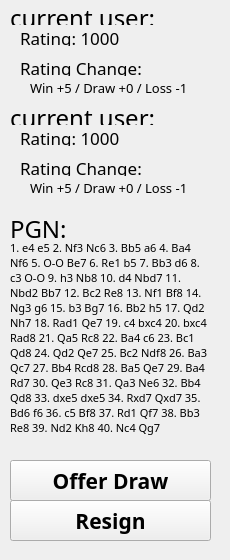
<?xml version="1.0" encoding="UTF-8"?>
<ui version="4.0">
 <class>Form</class>
 <widget class="QWidget" name="Form">
  <property name="geometry">
   <rect>
    <x>0</x>
    <y>0</y>
    <width>230</width>
    <height>560</height>
   </rect>
  </property>
  <property name="windowTitle">
   <string>Form</string>
  </property>
  <widget class="QLabel" name="currentUserLabel">
   <property name="geometry">
    <rect>
     <x>10</x>
     <y>10</y>
     <width>201</width>
     <height>15</height>
    </rect>
   </property>
   <property name="font">
    <font>
     <family>Fira Code</family>
     <pointsize>18</pointsize>
     <fontweight>Medium</fontweight>
    </font>
   </property>
   <property name="text">
    <string>current user:</string>
   </property>
  </widget>
  <widget class="QLabel" name="currentUserRatingLabel">
   <property name="geometry">
    <rect>
     <x>20</x>
     <y>30</y>
     <width>191</width>
     <height>16</height>
    </rect>
   </property>
   <property name="font">
    <font>
     <family>Fira Code</family>
     <pointsize>13</pointsize>
     <fontweight>Light</fontweight>
    </font>
   </property>
   <property name="text">
    <string>Rating: 1000</string>
   </property>
  </widget>
  <widget class="QLabel" name="currentUserRatingOutcome">
   <property name="geometry">
    <rect>
     <x>20</x>
     <y>60</y>
     <width>191</width>
     <height>16</height>
    </rect>
   </property>
   <property name="font">
    <font>
     <family>Fira Code</family>
     <pointsize>13</pointsize>
     <fontweight>Light</fontweight>
    </font>
   </property>
   <property name="text">
    <string>Rating Change:</string>
   </property>
  </widget>
  <widget class="QLabel" name="currentUserRatingDelta">
   <property name="geometry">
    <rect>
     <x>30</x>
     <y>80</y>
     <width>181</width>
     <height>16</height>
    </rect>
   </property>
   <property name="font">
    <font>
     <family>Fira Code</family>
     <pointsize>10</pointsize>
     <fontweight>Light</fontweight>
    </font>
   </property>
   <property name="text">
    <string>Win +5 / Draw +0 / Loss -1</string>
   </property>
  </widget>
  <widget class="QLabel" name="opponentUserLabel">
   <property name="geometry">
    <rect>
     <x>10</x>
     <y>110</y>
     <width>201</width>
     <height>15</height>
    </rect>
   </property>
   <property name="font">
    <font>
     <family>Fira Code</family>
     <pointsize>18</pointsize>
     <fontweight>Medium</fontweight>
    </font>
   </property>
   <property name="text">
    <string>current user:</string>
   </property>
  </widget>
  <widget class="QLabel" name="opponentUserRatingLabel">
   <property name="geometry">
    <rect>
     <x>20</x>
     <y>130</y>
     <width>191</width>
     <height>16</height>
    </rect>
   </property>
   <property name="font">
    <font>
     <family>Fira Code</family>
     <pointsize>13</pointsize>
     <fontweight>Light</fontweight>
    </font>
   </property>
   <property name="text">
    <string>Rating: 1000</string>
   </property>
  </widget>
  <widget class="QLabel" name="opponentUserRatingOutcome">
   <property name="geometry">
    <rect>
     <x>20</x>
     <y>160</y>
     <width>191</width>
     <height>16</height>
    </rect>
   </property>
   <property name="font">
    <font>
     <family>Fira Code</family>
     <pointsize>13</pointsize>
     <fontweight>Light</fontweight>
    </font>
   </property>
   <property name="text">
    <string>Rating Change:</string>
   </property>
  </widget>
  <widget class="QLabel" name="opponentUserRatingDelta">
   <property name="geometry">
    <rect>
     <x>30</x>
     <y>180</y>
     <width>181</width>
     <height>16</height>
    </rect>
   </property>
   <property name="font">
    <font>
     <family>Fira Code</family>
     <pointsize>10</pointsize>
     <fontweight>Light</fontweight>
    </font>
   </property>
   <property name="text">
    <string>Win +5 / Draw +0 / Loss -1</string>
   </property>
  </widget>
  <widget class="QLabel" name="PGNLabel">
   <property name="geometry">
    <rect>
     <x>10</x>
     <y>220</y>
     <width>201</width>
     <height>18</height>
    </rect>
   </property>
   <property name="font">
    <font>
     <family>Fira Code</family>
     <pointsize>18</pointsize>
     <fontweight>Medium</fontweight>
    </font>
   </property>
   <property name="text">
    <string>PGN:</string>
   </property>
  </widget>
  <widget class="QLabel" name="opponentUserRatingDelta_2">
   <property name="geometry">
    <rect>
     <x>10</x>
     <y>240</y>
     <width>201</width>
     <height>201</height>
    </rect>
   </property>
   <property name="font">
    <font>
     <family>Fira Code</family>
     <pointsize>8</pointsize>
     <fontweight>Light</fontweight>
    </font>
   </property>
   <property name="text">
    <string>1. e4 e5 2. Nf3 Nc6 3. Bb5 a6 4. Ba4 Nf6 5. O-O Be7 6. Re1 b5 7. Bb3 d6 8. c3 O-O 9. h3 Nb8 10. d4 Nbd7 11. Nbd2 Bb7 12. Bc2 Re8 13. Nf1 Bf8 14. Ng3 g6 15. b3 Bg7 16. Bb2 h5 17. Qd2 Nh7 18. Rad1 Qe7 19. c4 bxc4 20. bxc4 Rad8 21. Qa5 Rc8 22. Ba4 c6 23. Bc1 Qd8 24. Qd2 Qe7 25. Bc2 Ndf8 26. Ba3 Qc7 27. Bb4 Rcd8 28. Ba5 Qe7 29. Ba4 Rd7 30. Qe3 Rc8 31. Qa3 Ne6 32. Bb4 Qd8 33. dxe5 dxe5 34. Rxd7 Qxd7 35. Bd6 f6 36. c5 Bf8 37. Rd1 Qf7 38. Bb3 Re8 39. Nd2 Kh8 40. Nc4 Qg7
</string>
   </property>
   <property name="alignment">
    <set>Qt::AlignLeading|Qt::AlignLeft|Qt::AlignTop</set>
   </property>
   <property name="wordWrap">
    <bool>true</bool>
   </property>
   <property name="margin">
    <number>3</number>
   </property>
  </widget>
  <widget class="QPushButton" name="drawButton">
   <property name="geometry">
    <rect>
     <x>10</x>
     <y>460</y>
     <width>201</width>
     <height>41</height>
    </rect>
   </property>
   <property name="font">
    <font>
     <family>Fira Code</family>
     <pointsize>16</pointsize>
     <bold>true</bold>
    </font>
   </property>
   <property name="text">
    <string>Offer Draw</string>
   </property>
  </widget>
  <widget class="QPushButton" name="resignButton">
   <property name="geometry">
    <rect>
     <x>10</x>
     <y>500</y>
     <width>201</width>
     <height>41</height>
    </rect>
   </property>
   <property name="font">
    <font>
     <family>Fira Code</family>
     <pointsize>16</pointsize>
     <bold>true</bold>
    </font>
   </property>
   <property name="text">
    <string>Resign</string>
   </property>
  </widget>
 </widget>
 <resources/>
 <connections/>
</ui>
